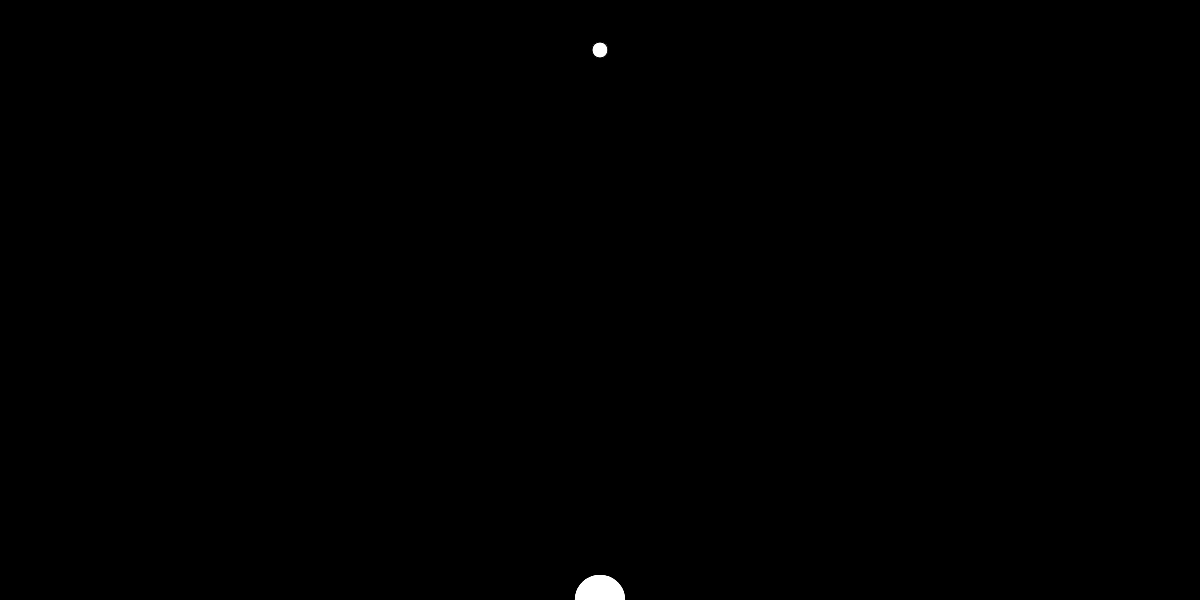
Frame 1 (no input)
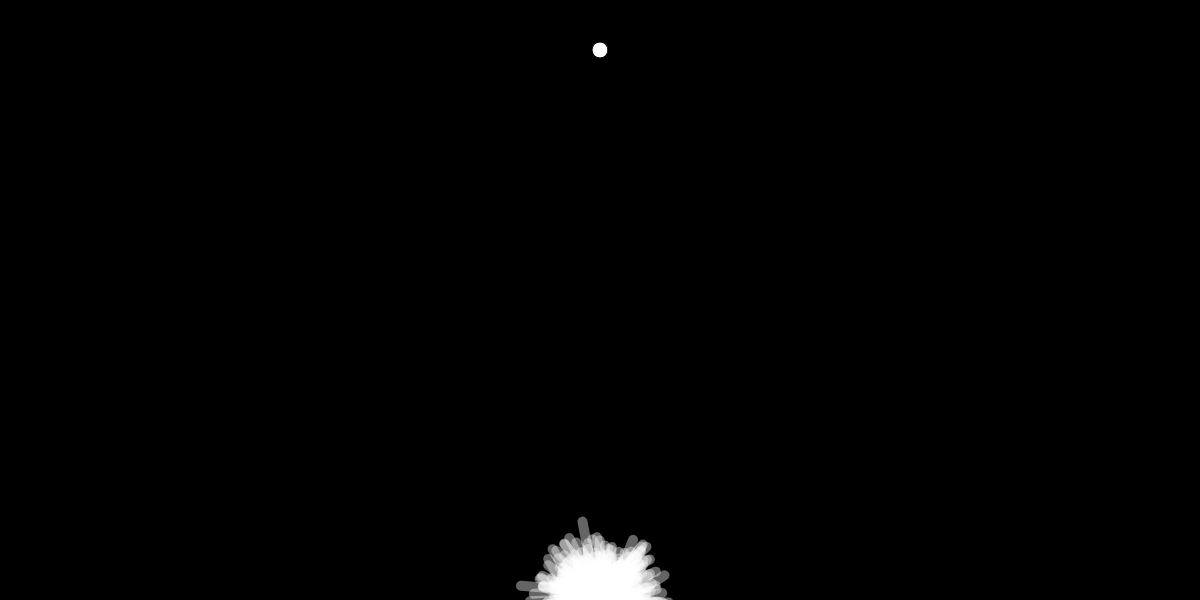
Frame 60 (no input)
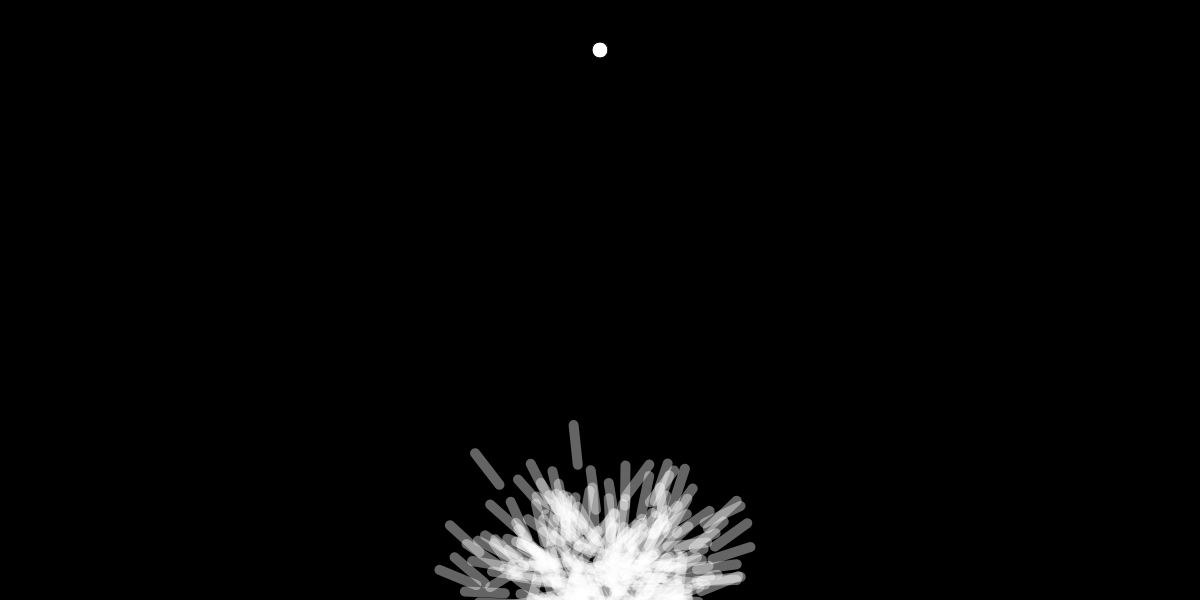
Frame 120 (the mouse pressed at the canvas centre since frame 60)

The p5.js sketch that drew these frames (run headless with seeded random() and noise() and a simulated clock; from frame 60 on, the mouse is pressed at the canvas centre):

// p5.js sketch
// ── sketch.js
let game;

function setup() {
  createCanvas(1200,600);
  game = new Game();
}

function draw() {
  game.run();
}

function mousePressed(event) {
  game.mousePressed(event);
}

function mouseReleased(event) {
  game.mouseReleased(event);
}
// ── Bricks.js
class Bricks {
  constructor() {
    this.bricks = [];
  }

  add (x, y, w, h) {
    this.bricks.push({
      x,
      y,
      w,
      h
    });
  }

  draw () {
    for (const brick of this.bricks) {
      fill(200);
      rect(brick.x, brick.y, brick.w, brick.h);
    }
  }

  intersect(x, y, w, h) {
    let ans = false
    for (const brick of this.bricks) {
      if (brick.x + brick.w > x       &&
          brick.x           < x + w   &&
          brick.y + brick.h > y       &&
          brick.y           < y + h) {
            ans = true;
      }
    }
    return ans;
  }
}
// ── Game.js
const lifeSpan = 400;
const popSize = 400;
let target;


class Game {
  constructor() {
    this.population = new Population();
    this.bricks = new Bricks();
    this.target = createVector(width / 2, 50);
    target = createVector(width / 2, 50);
    this.count = 0;
  }
  run() {
    background(0);
    this.count++;
    if (this.count == lifeSpan) {
      this.population.evaluate();
      this.population.selection();
      this.count = 0;
    }
    this.population.update(this);
    this.population.draw(this);
    this.bricks.draw();
    ellipse(this.target.x, this.target.y, 16, 16)
  }

  mousePressed(event) {
    this.mouseStartX = event.clientX;
    this.mouseStartY = event.clientY;
  }

  mouseReleased(event) {
    const mx = event.clientX;
    const my = event.clientY;
    const posX = Math.min(mx, this.mouseStartX);
    const posY = Math.min(my, this.mouseStartY);
    const width =	Math.abs(mx - this.mouseStartX);
    const height = Math.abs(my - this.mouseStartY);
    this.bricks.add(posX, posY, width, height)
  }
}
// ── dna.js
class DNA {
  constructor () {
    this.genes = [];
    for (let i = 0; i < lifeSpan; i++) {
      this.genes[i] = p5.Vector.random2D();
      this.genes[i].setMag(0.1);
    }
  }

  crossOver(partner) {
    const newDna = new DNA();
    const midPoint = Math.floor(random(this.genes.length))
    for (let i = 0; i < this.genes.length; i++) {
      if (i > midPoint) {
        newDna.genes[i] = this.genes[i];
      } else {
        newDna.genes[i] = partner.genes[i];
      }
    }
    return newDna;
  }

  mutate () {
    for (const i in this.genes) {
      if (Math.random() < 0.01) {
        this.genes[i] = p5.Vector.random2D().setMag(0.1);
      }
    }
  }


}
// ── population.js
class Population {
  constructor () {
    this.rockets = [];
    for (let i = 0; i < popSize; i++) {
      this.rockets.push(new Rocket());
    }

    this.lifePara = createP();

    this.matingPool = [];
  }

  update(game) {
    for (const rocket of this.rockets) {
      rocket.update(game);
    }
  }

  draw(game) {
    for (const rocket of this.rockets) {
      rocket.draw();
    }
    this.lifePara.html(game.count)
  }

  evaluate () {

    this.matingPool = [];

    let maxFit = 0;
    for (const rocket of this.rockets) {
      if (rocket.fitness > maxFit) {
        maxFit = rocket.fitness;
      }
    }

    for (const rocket of this.rockets) {
      const n = Math.floor((rocket.fitness / maxFit) * 100)
      for (let i = 0; i < n; i++) {
        this.matingPool.push(rocket);
      }
    }
  }

  selection () {
    const newRockets = [];
    for (let i = 0; i < popSize; i++) {
      const parentA = random(this.matingPool).dna;
      const parentB = random(this.matingPool).dna;
      const child = parentA.crossOver(parentB);
      child.mutate();
      newRockets[i] = new Rocket(child);
    }

    this.rockets = newRockets;

  }

}
// ── rocket.js
class Rocket {
  constructor(dna,game) {
    this.pos = createVector(width/2, height);
    this.vel = createVector();
    this.acc = createVector();
    this.dna = dna || new DNA();
    this.reachedTarget = false;
    this.hitBad = false;
    this.thrustNum = 0;
    this.game = game
  }

  applyForce(force) {
    this.acc.add(force)
  }

  update(game) {

    if (!this.reachedTarget && !this.hitBad) {
      this.applyForce(this.dna.genes[game.count]);
      this.vel.add(this.acc);
      this.pos.add(this.vel);
      this.acc.mult(0);
      this.thrustNum++;
    }

    if (dist(this.pos.x, this.pos.y, game.target.x, game.target.y) < 10) {
      this.reachedTarget = true;
    }

    const hitBox = game.bricks.intersect(this.pos.x,this.pos.y,10,50);
    if (hitBox) {
      this.hitBad = true;
    }
  }

  draw() {
    push();
    noStroke();
    fill(255, 100);
    translate(this.pos.x, this.pos.y);
    rotate(this.vel.heading());
    rectMode(CENTER);
    rect(0,0,50,10,100);
    pop();
  }

  get fitness () {
    let fit;
    if (this.reachedTarget) {
      // try to make them use as little thrust as possible
      fit = 2 * (lifeSpan / this.thrustNum);
      fit *= 5;
    } else {
      // if you didn't make it to the target, the more thrust you use the better
      const d = dist(this.pos.x, this.pos.y, target.x, target.y);
      fit =  1 / ( d ** 2);
      if (this.hitBad) fit *= .2;
    }
    return fit;
  }

}
